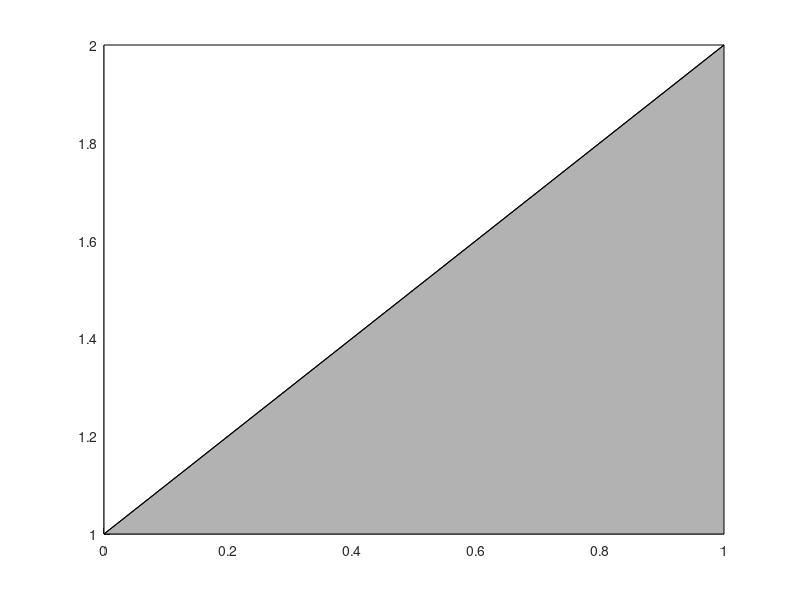

Write the MATLAB code that produced this figure.
 x=[0 0;0 1;1 1];
    y=[1 1;2 2;2 1];
    z=[1 1;1 1;1 1];
    tcolor(1,1,1:3)=[1 1 1];
    tcolor(1,2,1:3)=[.7 .7 .7];
    patch(x,y,z,tcolor)